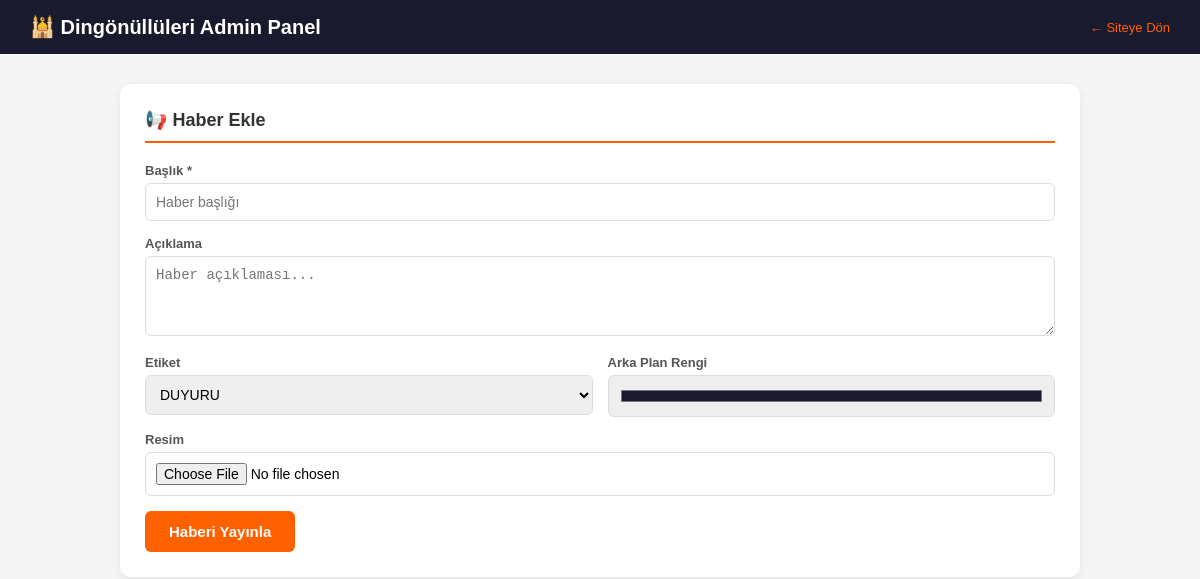
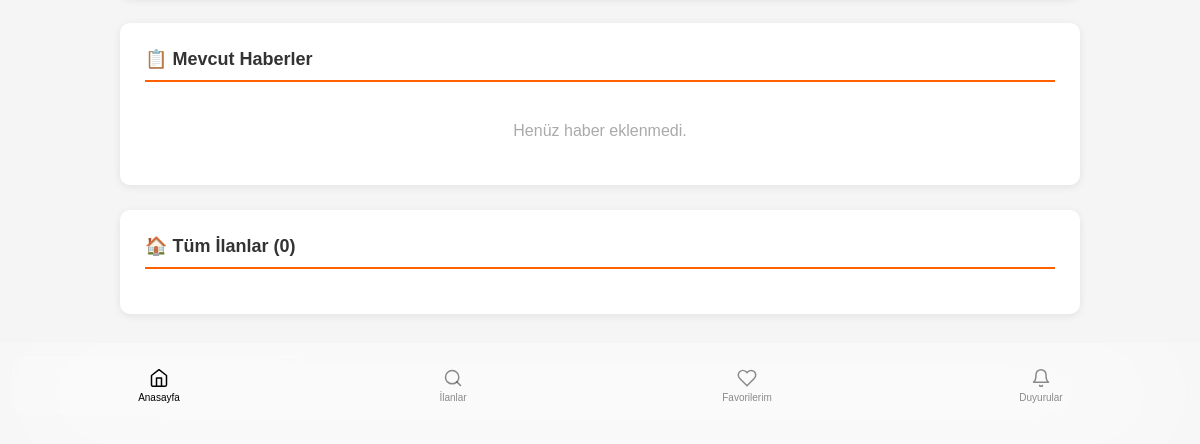
Page /panel/ (signed in) on the earlier database version (2 pictures, top to bottom).
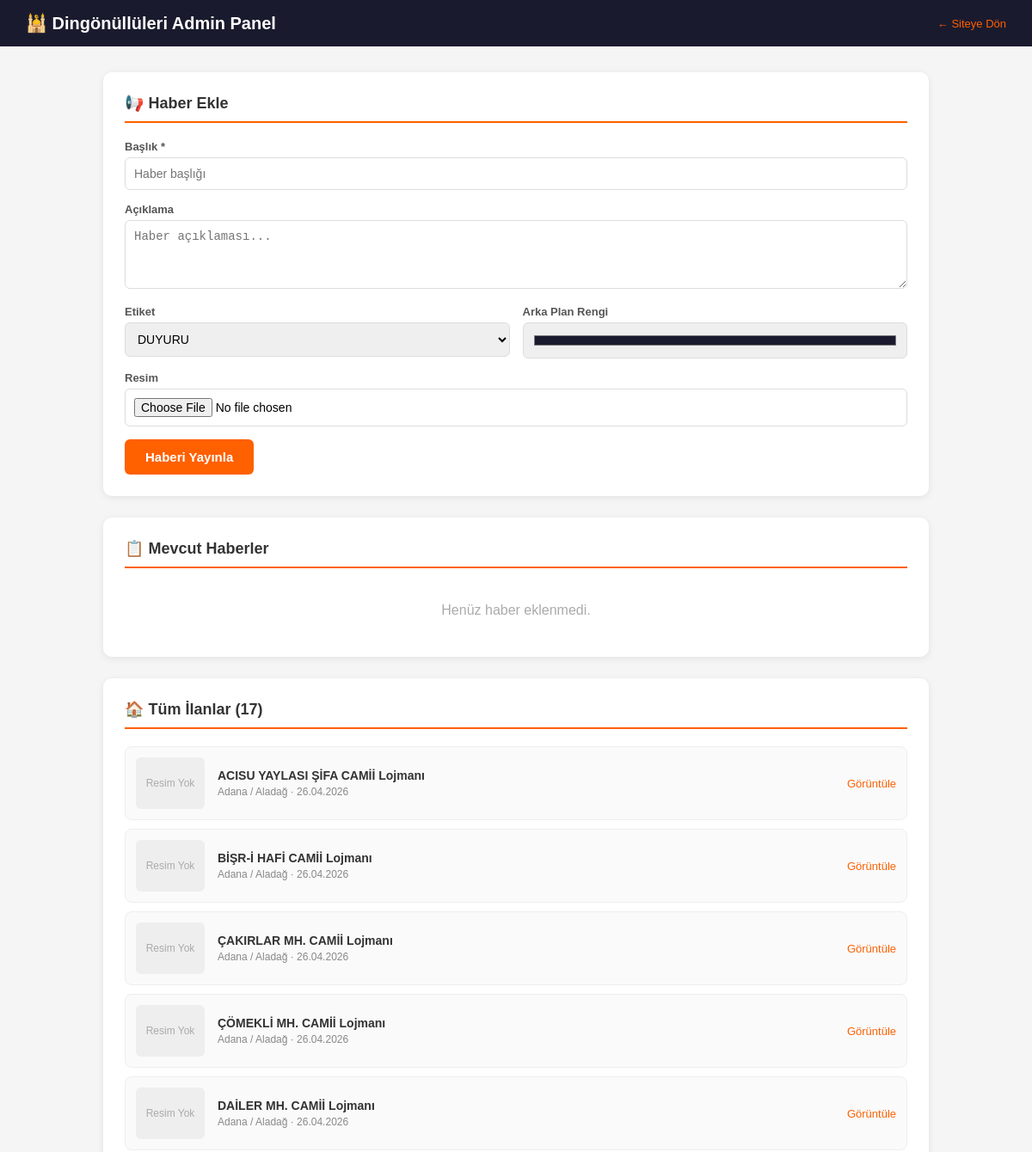
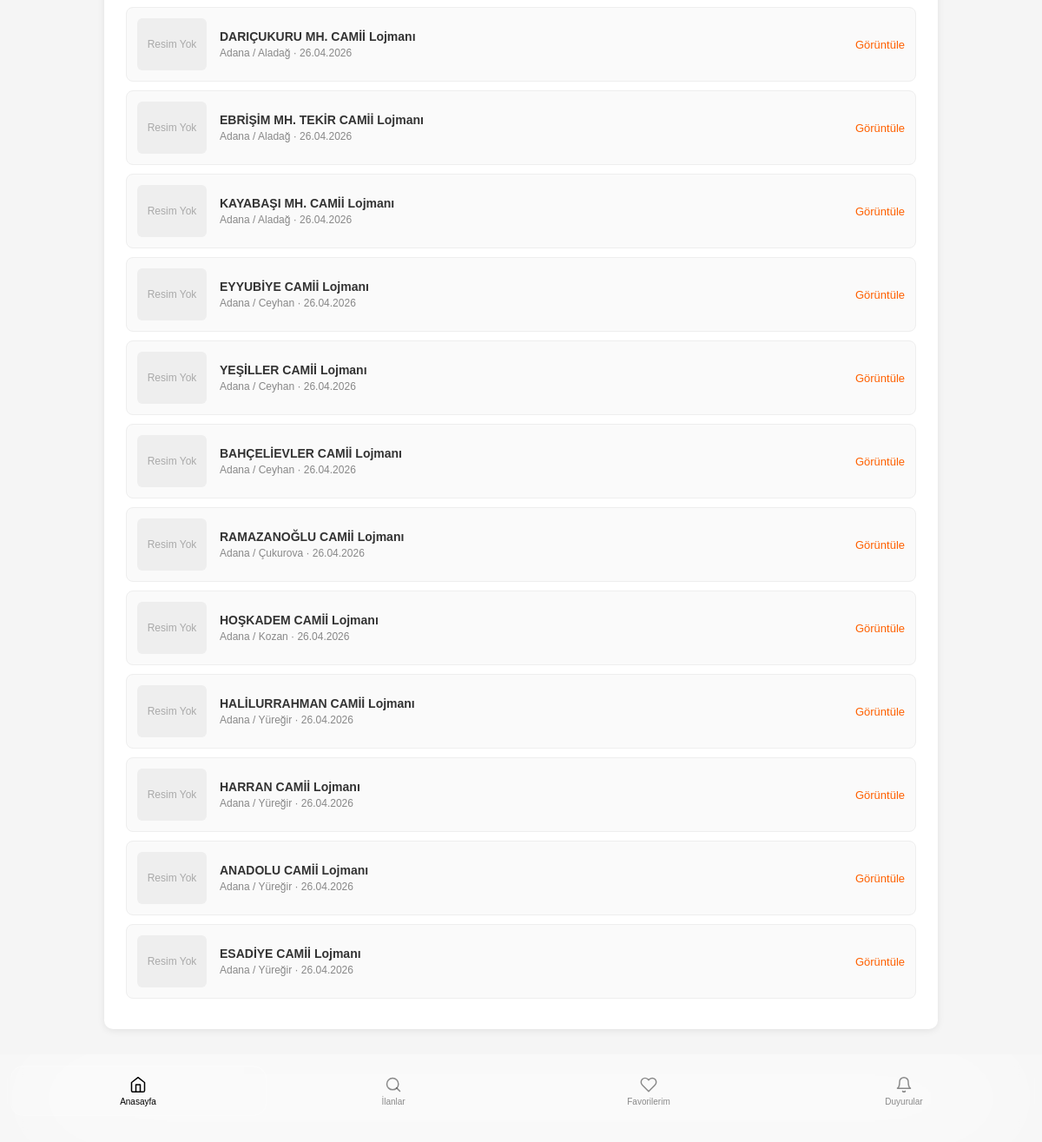
Same page on the later database version (2 pictures, top to bottom).
### ilanlar/models.py (models this page shows, shortened)
class Ilan(models.Model):
    ISITMA_SECENEKLERI = [
        ('dogalgaz', 'Doğalgaz'),
        ('kombi', 'Kombi'),
        ('merkezi', 'Merkezi'),
        ('klima', 'Klima'),
        ('soba', 'Soba'),
    ]
    kullanici = models.ForeignKey(User, on_delete=models.CASCADE, null=True, blank=True)
    baslik = models.CharField(max_length=200)
    aciklama = models.TextField(blank=True)  # kısa özet
    konum = models.CharField(max_length=200)
    oda_sayisi = models.CharField(max_length=10, default='1+1')
    kat = models.IntegerField(default=0)
    metrekare = models.IntegerField(default=0)
    bina_yasi = models.IntegerField(default=0)
    banyo = models.IntegerField(default=1)
    balkon = models.BooleanField(default=False)
    asansor = models.BooleanField(default=False)
    site_icinde = models.BooleanField(default=False)
    site_aidati = models.IntegerField(default=0)
    isitma = models.CharField(max_length=20, choices=ISITMA_SECENEKLERI, default='dogalgaz')
    tarih = models.DateTimeField(auto_now_add=True)
    onaylandi = models.BooleanField(default=False)

### ilanlar/views.py (the view)
# urls.py: path('panel/', views.panel, name='panel'),
def panel(request):
    if not request.user.is_authenticated:
        return redirect('giris')
    ilanlar = Ilan.objects.filter(kullanici=request.user)
    return render(request, 'panel.html', {'ilanlar': ilanlar})

### ilanlar/templates/panel.html (shortened to what the changed rows need)
<!DOCTYPE html>
<html>
<head>
</head>
<body>
    <div class="header">
        <h1>🕌 Dingönüllüleri Admin Panel</h1>
    </div>
    <div class="icerik">
        <div class="kart">
            <h2>📢 Haber Ekle</h2>
        </div>
        <div class="kart">
            <h2>📋 Mevcut Haberler</h2>
        </div>
        <div class="kart">
            <h2>🏠 Tüm İlanlar ({{ ilanlar.count }})</h2>
            {% for ilan in ilanlar %}
            <div class="haber-satir">
                {% with ilk=ilan.medyalar.first %}
                {% if ilk %}
                <img src="{{ ilk.dosya.url }}" alt="{{ ilan.baslik }}">
                {% else %}
                <div style="width:80px;height:60px;background:#eee;border-radius:6px;display:flex;align-items:center;justify-content:center;font-size:12px;color:#aaa;">Resim Yok</div>
                {% endif %}
                {% endwith %}
                <div class="haber-satir-bilgi">
                    <h4>{{ ilan.baslik }}</h4>
                    <p>{{ ilan.konum }} · {{ ilan.tarih|date:"d.m.Y" }}</p>
                </div>
                <a href="/ilan/{{ ilan.id }}/" style="color:#FF6000; font-size:13px; text-decoration:none;">Görüntüle</a>
            </div>
            {% endfor %}
        </div>
    </div>
</body>
</html>

Differences in the rows shown:
added Ilan: baslik "ACISU YAYLASI ŞİFA CAMİİ Lojmanı", konum "Adana / Aladağ", tarih "26.04.2026"
added Ilan: baslik "BİŞR-İ HAFİ CAMİİ Lojmanı", konum "Adana / Aladağ", tarih "26.04.2026"
added Ilan: baslik "ÇAKIRLAR MH. CAMİİ Lojmanı", konum "Adana / Aladağ", tarih "26.04.2026"
added Ilan: baslik "ÇÖMEKLİ MH. CAMİİ Lojmanı", konum "Adana / Aladağ", tarih "26.04.2026"
added Ilan: baslik "DAİLER MH. CAMİİ Lojmanı", konum "Adana / Aladağ", tarih "26.04.2026"
added Ilan: baslik "DARIÇUKURU MH. CAMİİ Lojmanı", konum "Adana / Aladağ", tarih "26.04.2026"
added Ilan: baslik "EBRİŞİM MH. TEKİR CAMİİ Lojmanı", konum "Adana / Aladağ", tarih "26.04.2026"
added Ilan: baslik "KAYABAŞI MH. CAMİİ Lojmanı", konum "Adana / Aladağ", tarih "26.04.2026"
added Ilan: baslik "EYYUBİYE CAMİİ Lojmanı", konum "Adana / Ceyhan", tarih "26.04.2026"
added Ilan: baslik "YEŞİLLER CAMİİ Lojmanı", konum "Adana / Ceyhan", tarih "26.04.2026"
added Ilan: baslik "BAHÇELİEVLER CAMİİ Lojmanı", konum "Adana / Ceyhan", tarih "26.04.2026"
added Ilan: baslik "RAMAZANOĞLU CAMİİ Lojmanı", konum "Adana / Çukurova", tarih "26.04.2026"
added Ilan: baslik "HOŞKADEM CAMİİ Lojmanı", konum "Adana / Kozan", tarih "26.04.2026"
added Ilan: baslik "HALİLURRAHMAN CAMİİ Lojmanı", konum "Adana / Yüreğir", tarih "26.04.2026"
added Ilan: baslik "HARRAN CAMİİ Lojmanı", konum "Adana / Yüreğir", tarih "26.04.2026"
added Ilan: baslik "ANADOLU CAMİİ Lojmanı", konum "Adana / Yüreğir", tarih "26.04.2026"
added Ilan: baslik "ESADİYE CAMİİ Lojmanı", konum "Adana / Yüreğir", tarih "26.04.2026"
Other differences:
{{ ilanlar.count }}: "0" → "17"
